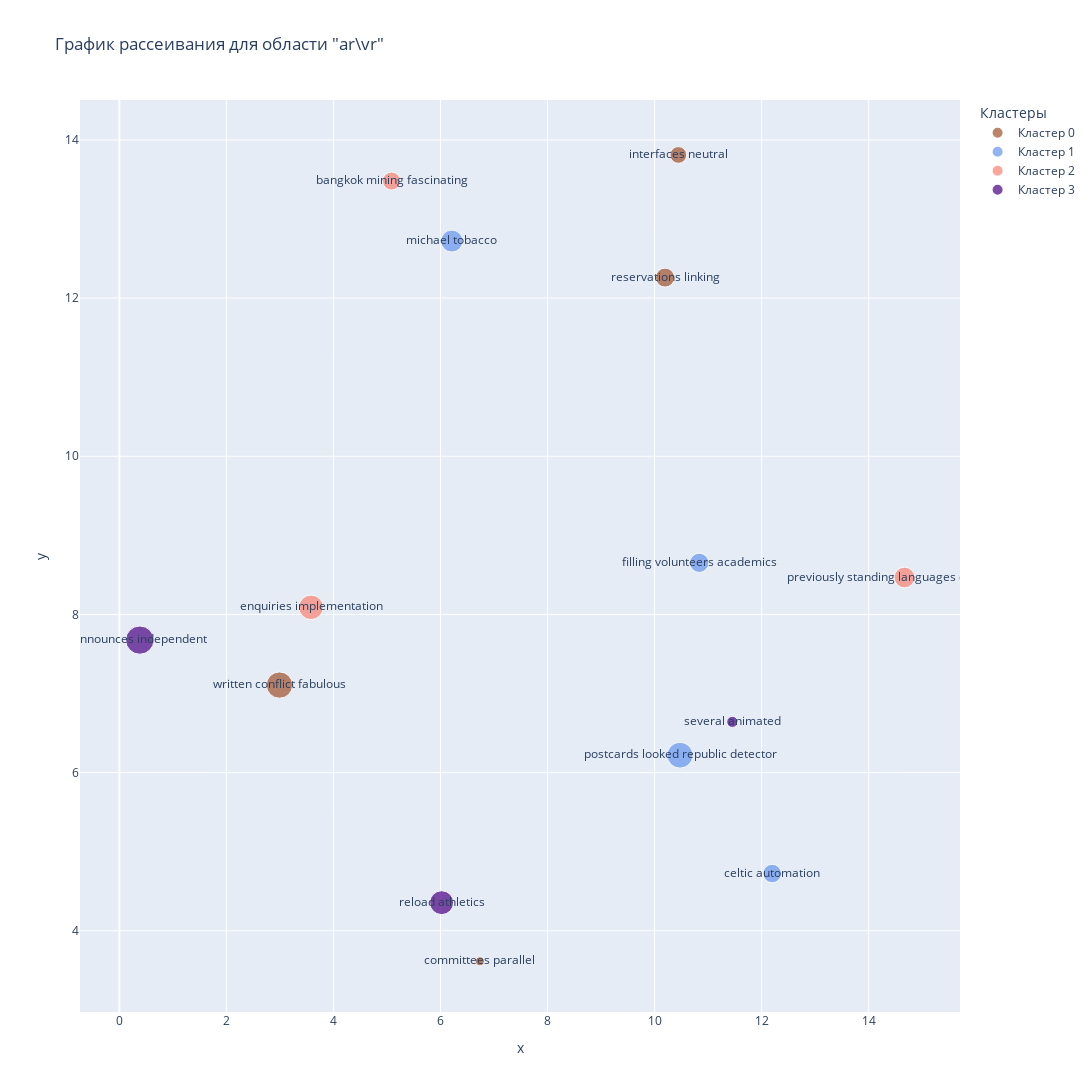

Notebook source saved alongside this figure:
### Code cell
fig_ar_vr = px.scatter(data_frame=data[data['area'] == 'ar\\vr'], 
                             x='x', 
                             y='y', 
                             title='График рассеивания для области "ar\\vr"',
                             color='cluster_name',
                             color_discrete_sequence=colors_hex[29:33],
                             size='count',
                             width=1500,
                             height=1500,
                             text='keyword',
                             labels={'cluster_name':'Кластеры'}
                             )
fig_ar_vr.show()
fig_ar_vr.write_html("fig_ar_vr.html", full_html=False)

### Figure 1 — Plotly figure (JSON) as saved in the notebook; plotly's stock layout.template omitted (floating-point values rounded to 4 significant figures)
{"data": [{"hovertemplate": "Кластеры=Кластер 0<br>x=%{x}<br>y=%{y}<br>count=%{marker.size}<br>keyword=%{text}<extra></extra>", "legendgroup": "Кластер 0", "marker": {"color": "#A0522D", "size": [1443, 586, 751, 173], "sizemode": "area", "sizeref": 4.173, "symbol": "circle"}, "mode": "markers+text", "name": "Кластер 0", "orientation": "v", "showlegend": true, "text": ["written conflict fabulous", "interfaces neutral", "reservations linking", "committees parallel"], "type": "scatter", "x": [2.991, 10.44, 10.2, 6.735], "xaxis": "x", "y": [7.107, 13.81, 12.26, 3.614], "yaxis": "y"}, {"hovertemplate": "Кластеры=Кластер 1<br>x=%{x}<br>y=%{y}<br>count=%{marker.size}<br>keyword=%{text}<extra></extra>", "legendgroup": "Кластер 1", "marker": {"color": "#6495ED", "size": [1397, 773, 1007, 715], "sizemode": "area", "sizeref": 4.173, "symbol": "circle"}, "mode": "markers+text", "name": "Кластер 1", "orientation": "v", "showlegend": true, "text": ["postcards looked republic detector", "filling volunteers academics", "michael tobacco", "celtic automation"], "type": "scatter", "x": [10.47, 10.83, 6.211, 12.2], "xaxis": "x", "y": [6.22, 8.653, 12.72, 4.724], "yaxis": "y"}, {"hovertemplate": "Кластеры=Кластер 2<br>x=%{x}<br>y=%{y}<br>count=%{marker.size}<br>keyword=%{text}<extra></extra>", "legendgroup": "Кластер 2", "marker": {"color": "#FA8072", "size": [682, 889, 1249], "sizemode": "area", "sizeref": 4.173, "symbol": "circle"}, "mode": "markers+text", "name": "Кластер 2", "orientation": "v", "showlegend": true, "text": ["bangkok mining fascinating", "previously standing languages commands", "enquiries implementation"], "type": "scatter", "x": [5.084, 14.67, 3.581], "xaxis": "x", "y": [13.48, 8.467, 8.09], "yaxis": "y"}, {"hovertemplate": "Кластеры=Кластер 3<br>x=%{x}<br>y=%{y}<br>count=%{marker.size}<br>keyword=%{text}<extra></extra>", "legendgroup": "Кластер 3", "marker": {"color": "#4B0082", "size": [1189, 260, 1669], "sizemode": "area", "sizeref": 4.173, "symbol": "circle"}, "mode": "markers+text", "name": "Кластер 3", "orientation": "v", "showlegend": true, "text": ["reload athletics", "several animated", "announces independent"], "type": "scatter", "x": [6.021, 11.45, 0.382], "xaxis": "x", "y": [4.355, 6.642, 7.675], "yaxis": "y"}], "layout": {"height": 1500, "legend": {"itemsizing": "constant", "title": {"text": "Кластеры"}, "tracegroupgap": 0}, "title": {"text": "График рассеивания для области \"ar\\vr\""}, "width": 1500, "xaxis": {"anchor": "y", "domain": [0, 1], "title": {"text": "x"}}, "yaxis": {"anchor": "x", "domain": [0, 1], "title": {"text": "y"}}}}
